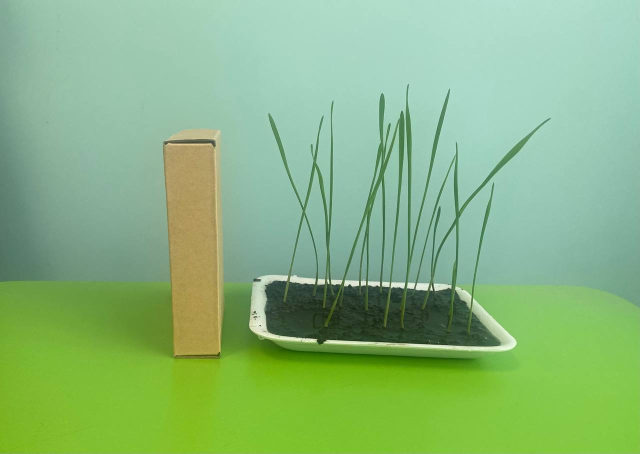
#> input picture flower.jpeg, 1280 x 907 px, found by its file name (shown at 1/2 size)
$ jupyter execute PlantHeight.ipynb
#> lines starting #> are read from the running program, lines starting #| are printed output that depends on the picture; after the words box and inside, x2 and y2 are one past the last pixel; in counts of white or black regions, pixels touching at a corner belong together
[cell 1]
# Importing the necessary libraries

import imutils.contours
import argparse
import numpy as np
import glob
import cv2
import os

**Input collection**

[cell 2]
# Checking if we are in the correct directory (the one from which we should read the test image)

os.getcwd()

[cell 3]
# Reading the test image

image = cv2.imread(r'C:\\Users\\Aida\\Downloads\\flower.jpeg')
#> image is the input picture: shape (907, 1280, 3); mean B, G, R 126.8, 182.3, 137.1
# Run the below code to see the image
# cv2.imshow("Image", image)
# cv2.waitKey(0)

[cell 4]
# Giving the fixed object's width in mm as an input

width = 30

**Image Processing**

[cell 5]
# Making the image gray for easier calculations, then making it more smooth

greyscale = cv2.cvtColor(image, cv2.COLOR_BGR2GRAY)
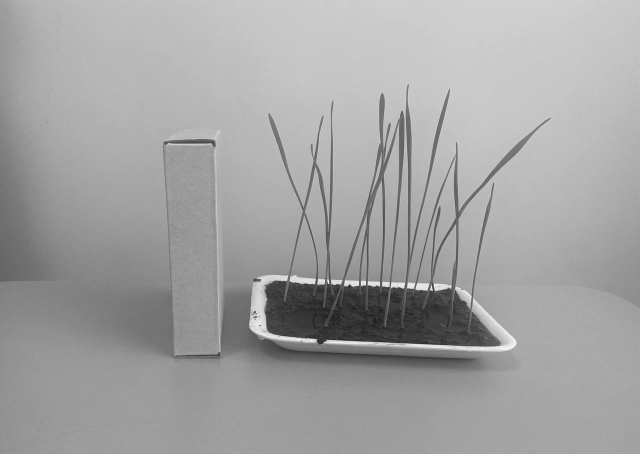
#> greyscale: shape (907, 1280) (shown at 1/2 size); min 17, max 251, mean 162.5
greyscale = cv2.GaussianBlur(greyscale, (7, 7), 0)

[cell 6]
# Finding the edges of the image

canny_output = cv2.Canny(greyscale, 50, 100)
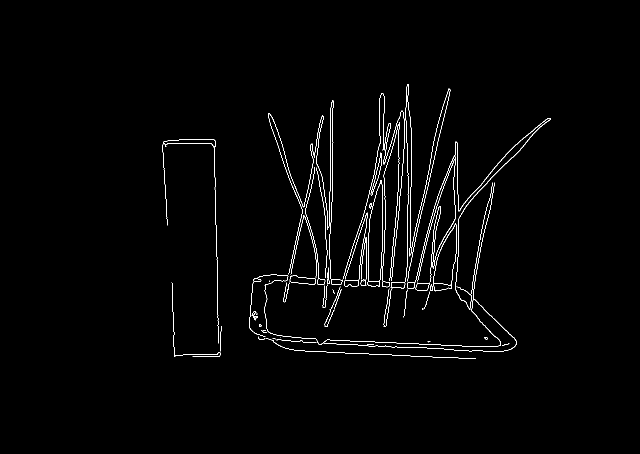
#> canny_output: shape (907, 1280) (shown at 1/2 size); 1.3% white in thin lines or dots, all inside (x1, y1, x2, y2) = (325, 168, 1102, 717)
canny_output = cv2.dilate(canny_output, None, iterations=1)
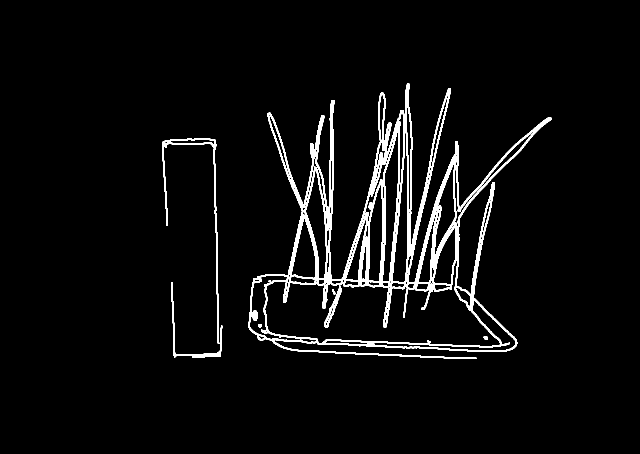
#> canny_output: shape (907, 1280) (shown at 1/2 size); 4.1% white; 9 white regions (1 under 20 px), largest, box (x1, y1, x2, y2) and area: (497, 167, 1103, 718) 42594, (324, 277, 439, 688) 2494, (342, 564, 445, 715) 1119
canny_output = cv2.erode(canny_output, None, iterations=1)
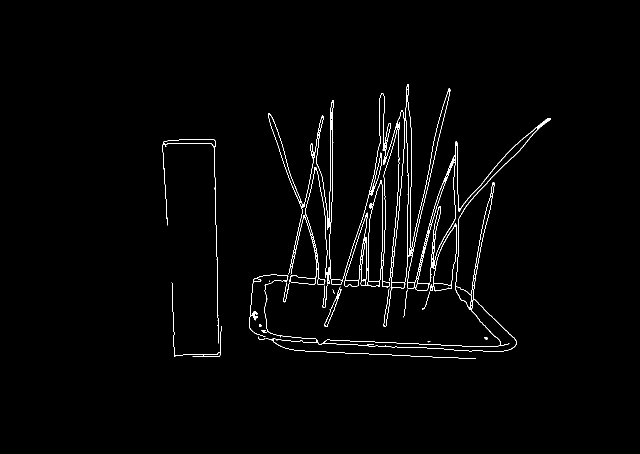
#> canny_output: shape (907, 1280) (shown at 1/2 size); 1.4% white in thin lines or dots, all inside (x1, y1, x2, y2) = (325, 168, 1102, 717)

[cell 7]
# Defining a function for selecting good parameters to have better edged image

def auto_canny(image, sigma=0.33):
    # compute the median of the single channel pixel intensities
    v = np.median(image)
    # apply automatic Canny edge detection using the computed median
    lower = int(max(0, (1.0 - sigma) * v))
    upper = int(min(255, (1.0 + sigma) * v))
    edged = (lower, upper)
    # return the possible good parameters
    return edged

#auto_canny(image)

[cell 8]
# Finding the contours of the objects, sorting them from left-to-right

contours, hierarchy = cv2.findContours(canny_output, cv2.RETR_EXTERNAL, cv2.CHAIN_APPROX_SIMPLE)
#> contours = 17 contours, 11 with area under 20; largest, box (x1, y1, x2, y2) and area: (498, 168, 1102, 717) 29863, (536, 201, 668, 570) 6692, (325, 278, 438, 687) 858, (649, 573, 683, 654) 416, (662, 558, 685, 570) 196, (343, 565, 444, 714) 161
(contours, hierarchy) = imutils.contours.sort_contours(contours)

# [6 lines of commented-out code are left out]

[cell 9]
# Finding the coordinates to draw bounding rectangles based on previosly founded contours

contours_poly = [None]*len(contours)
#> contours_poly = 17 items
boundRect = [None]*len(contours)
#> boundRect = 17 items

for i, c in enumerate(contours):
    contours_poly[i] = cv2.approxPolyDP(c, 3, True)
    boundRect[i] = cv2.boundingRect(contours_poly[i])
#> this loop made 17 passes
#> c on pass 8: [[539, 561], [538, 562], [539, 562]]
#> after the loop, boundRect = 17 items, first 6: (325, 278, 113, 409), (343, 565, 101, 149), (498, 168, 604, 549), (516, 673, 14, 7), (518, 649, 5, 4), (523, 660, 11, 6); contours_poly = 17 contours, 10 with area under 20; largest, box (x1, y1, x2, y2) and area: (498, 168, 1102, 717) 30343, (536, 201, 668, 569) 7016, (325, 278, 438, 687) 838, (649, 573, 683, 654) 479, (662, 558, 685, 569) 179, (343, 565, 444, 714) 162, (646, 569, 655, 616) 90

output_image = image.copy()
mmPerPixel = width / boundRect[0][2]
#> mmPerPixel = 0.265
highestRect = 1
lowestRect = 0

for i in range(1, len(contours)):

    # if the rectangle is too small, continue
    if boundRect[i][2] < 50 or boundRect[i][3] < 50:
        continue

    # finding the highest and lowest rectangles
    if lowestRect > boundRect[i][1]:
        lowestRect = boundRect[i][1]
    if highestRect < (boundRect[i][1] + boundRect[i][3]):
        highestRect = (boundRect[i][1] + boundRect[i][3])

    # creating the boundary boxes
    cv2.rectangle(output_image, (int(boundRect[i][0]), int(boundRect[i][1])),
                  (int(boundRect[i][0] + boundRect[i][2]),
                  int(boundRect[i][1] + boundRect[i][3])), (255, 0, 0), 2)
#> this loop made 16 passes
#> highestRect on passes 1 to 2: 714, 717
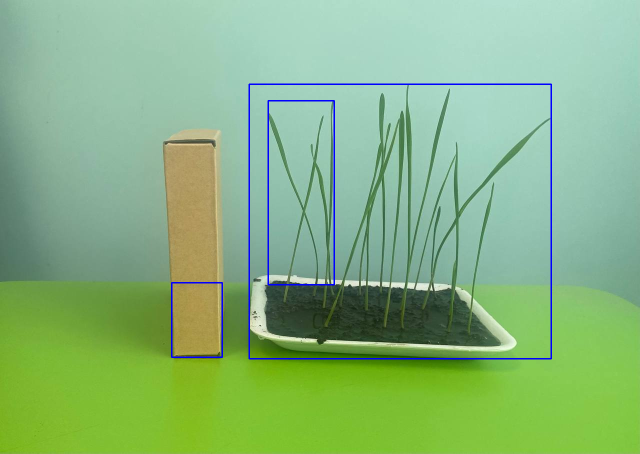
#> output_image: shape (907, 1280, 3) (shown at 1/2 size); 0.98% of pixels changed, all inside (x1, y1, x2, y2) = (342, 167, 1104, 719)
#> after the loop, highestRect = 717; lowestRect = 0

**Measuring the height of the plant**

[cell 10]
# Calculating the size of our plant

plantHeight = (highestRect - lowestRect) * mmPerPixel
#> plantHeight = 190.4
print("Plant height is {0:.0f}mm".format(plantHeight))
#| Plant height is 190mm

[cell 11]
# Resizing and displaying the image
resized_image = cv2.resize(output_image, (1280, 720))
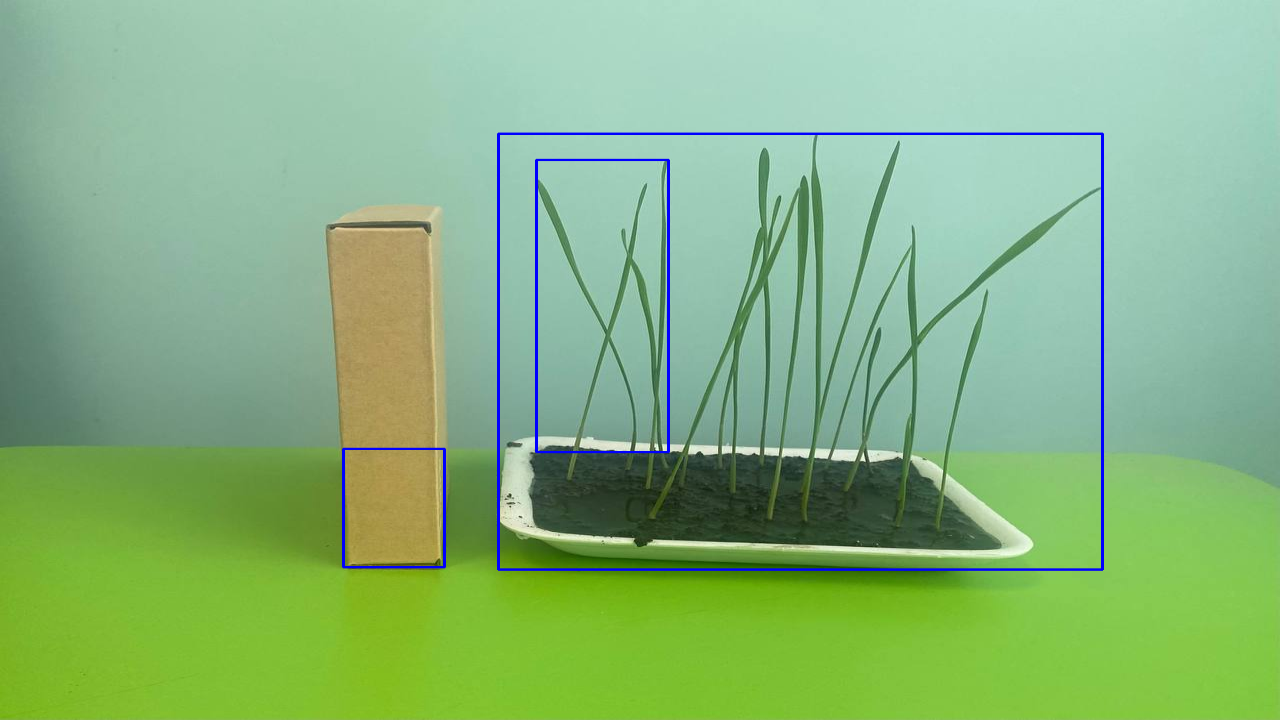
#> resized_image: shape (720, 1280, 3); mean B, G, R 128, 180.6, 135.7
cv2.imshow("Image", resized_image)
cv2.waitKey(0)
#> Out = 27
